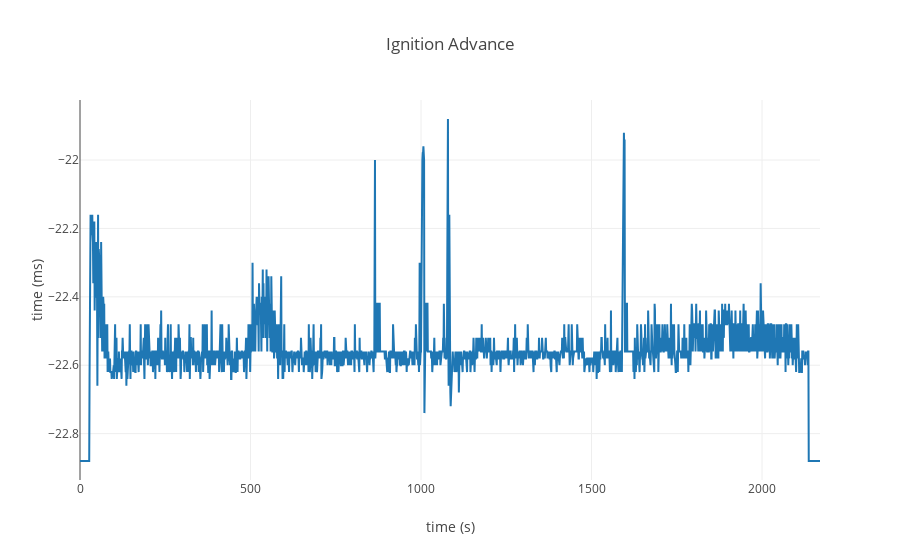

The code cell stored with this chart in its notebook:
### Markdown cell above
Shows the position of the throttle disc obtained from the MEMS ECU using the throttle potentiometer. This value should change from a low value to a high value as the throttle pedal is depressed.

### Code cell
lr.display_graph(['ignition_advance'], 'Ignition Advance', 'time (ms)')

### Figure 1 — Plotly figure (JSON) as saved in the notebook; plotly's stock layout.template omitted (floating-point values rounded to 4 significant figures; data arrays with more than 128 entries replaced by an {"elided": "..."} marker saying what was removed)
{"data": [{"name": "ignition_advance", "type": "scatter", "uid": "f849f9b8-915a-449e-bec3-e0a78bdc8026", "x": {"elided": "2171 int values"}, "y": {"elided": "2171 float values"}}], "layout": {"autosize": true, "title": {"text": "Ignition Advance"}, "xaxis": {"autorange": true, "range": [0, 2170], "title": {"text": "time (s)"}, "type": "linear"}, "yaxis": {"autorange": true, "range": [-22.94, -21.82], "title": {"text": "time (ms)"}, "type": "linear"}}}
